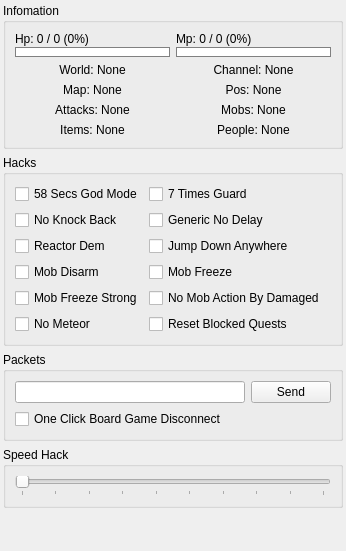
      <widget class="QWidget" name="tabHome">
       <attribute name="title">
        <string>Home</string>
       </attribute>
       <layout class="QGridLayout" name="gridLayout_10">
        <property name="margin">
         <number>3</number>
        </property>
        <item row="1" column="0" colspan="2">
         <widget class="QGroupBox" name="groupBox_5">
          <property name="title">
           <string>Hacks</string>
          </property>
          <layout class="QGridLayout" name="gridLayout_4">
           <item row="0" column="1" colspan="2">
            <widget class="QCheckBox" name="checkBoxFullGuard">
             <property name="text">
              <string>7 Times Guard</string>
             </property>
            </widget>
           </item>
           <item row="1" column="1">
            <widget class="QCheckBox" name="checkBoxGenericNoDelay">
             <property name="text">
              <string>Generic No Delay</string>
             </property>
            </widget>
           </item>
           <item row="1" column="0">
            <widget class="QCheckBox" name="checkBoxNoKnockBack">
             <property name="text">
              <string>No Knock Back</string>
             </property>
            </widget>
           </item>
           <item row="8" column="0">
            <widget class="QCheckBox" name="checkBoxMobFreezeStrong">
             <property name="text">
              <string>Mob Freeze Strong</string>
             </property>
            </widget>
           </item>
           <item row="11" column="0">
            <widget class="QCheckBox" name="checkBoxNoMeteor">
             <property name="text">
              <string>No Meteor</string>
             </property>
            </widget>
           </item>
           <item row="0" column="0">
            <widget class="QCheckBox" name="checkBoxFullGodMode">
             <property name="text">
              <string>58 Secs God Mode</string>
             </property>
            </widget>
           </item>
           <item row="2" column="0">
            <widget class="QCheckBox" name="checkBoxReactorDem">
             <property name="text">
              <string>Reactor Dem</string>
             </property>
            </widget>
           </item>
           <item row="2" column="1">
            <widget class="QCheckBox" name="checkBoxJumpDownAnywhere">
             <property name="text">
              <string>Jump Down Anywhere</string>
             </property>
            </widget>
           </item>
           <item row="3" column="1">
            <widget class="QCheckBox" name="checkBoxMobFreeze">
             <property name="text">
              <string>Mob Freeze</string>
             </property>
            </widget>
           </item>
           <item row="3" column="0">
            <widget class="QCheckBox" name="checkBoxMobDisarm">
             <property name="text">
              <string>Mob Disarm</string>
             </property>
            </widget>
           </item>
           <item row="8" column="1">
            <widget class="QCheckBox" name="checkBoxNoMobActionByDamaged">
             <property name="text">
              <string>No Mob Action By Damaged</string>
             </property>
            </widget>
           </item>
           <item row="11" column="1">
            <widget class="QCheckBox" name="checkBoxResetBlockedQuests">
             <property name="text">
              <string>Reset Blocked Quests</string>
             </property>
            </widget>
           </item>
          </layout>
         </widget>
        </item>
        <item row="4" column="0" colspan="2">
         <widget class="QGroupBox" name="groupBox_8">
          <property name="title">
           <string>Speed Hack</string>
          </property>
          <layout class="QGridLayout" name="gridLayout_3">
           <item row="0" column="0">
            <widget class="QSlider" name="horizontalSliderSpeedHack">
             <property name="minimum">
              <number>1</number>
             </property>
             <property name="maximum">
              <number>10</number>
             </property>
             <property name="orientation">
              <enum>Qt::Horizontal</enum>
             </property>
             <property name="tickPosition">
              <enum>QSlider::TicksBelow</enum>
             </property>
             <property name="tickInterval">
              <number>1</number>
             </property>
            </widget>
           </item>
          </layout>
         </widget>
        </item>
        <item row="0" column="0" colspan="2">
         <widget class="QGroupBox" name="groupBox_6">
          <property name="title">
           <string>Infomation</string>
          </property>
          <layout class="QGridLayout" name="gridLayout_5">
           <item row="8" column="0" rowspan="2">
            <widget class="QWidget" name="widget" native="true">
             <layout class="QGridLayout" name="gridLayout_7">
              <property name="margin">
               <number>0</number>
              </property>
              <item row="0" column="0">
               <widget class="QLabel" name="labelInfomationWorld">
                <property name="text">
                 <string>World: None</string>
                </property>
                <property name="alignment">
                 <set>Qt::AlignCenter</set>
                </property>
               </widget>
              </item>
              <item row="2" column="0">
               <widget class="QLabel" name="labelInfomationAttackCount">
                <property name="text">
                 <string>Attacks: None</string>
                </property>
                <property name="alignment">
                 <set>Qt::AlignCenter</set>
                </property>
               </widget>
              </item>
              <item row="1" column="0">
               <widget class="QLabel" name="labelInfomationMapId">
                <property name="text">
                 <string>Map: None</string>
                </property>
                <property name="alignment">
                 <set>Qt::AlignCenter</set>
                </property>
               </widget>
              </item>
              <item row="3" column="0">
               <widget class="QLabel" name="labelInfomationItemCount">
                <property name="text">
                 <string>Items: None</string>
                </property>
                <property name="alignment">
                 <set>Qt::AlignCenter</set>
                </property>
               </widget>
              </item>
             </layout>
            </widget>
           </item>
           <item row="8" column="1" rowspan="2">
            <widget class="QWidget" name="widget_2" native="true">
             <layout class="QGridLayout" name="gridLayout_9">
              <property name="margin">
               <number>0</number>
              </property>
              <item row="2" column="0">
               <widget class="QLabel" name="labelInfomationChannel">
                <property name="text">
                 <string>Channel: None</string>
                </property>
                <property name="alignment">
                 <set>Qt::AlignCenter</set>
                </property>
               </widget>
              </item>
              <item row="4" column="0">
               <widget class="QLabel" name="labelInfomationPosition">
                <property name="text">
                 <string>Pos: None</string>
                </property>
                <property name="alignment">
                 <set>Qt::AlignCenter</set>
                </property>
               </widget>
              </item>
              <item row="6" column="0">
               <widget class="QLabel" name="labelInfomationPeopleCount">
                <property name="text">
                 <string>People: None</string>
                </property>
                <property name="alignment">
                 <set>Qt::AlignCenter</set>
                </property>
               </widget>
              </item>
              <item row="5" column="0">
               <widget class="QLabel" name="labelInfomationMobCount">
                <property name="text">
                 <string>Mobs: None</string>
                </property>
                <property name="alignment">
                 <set>Qt::AlignCenter</set>
                </property>
               </widget>
              </item>
             </layout>
            </widget>
           </item>
           <item row="1" column="0">
            <widget class="QProgressBar" name="progressBarInfomationHp">
             <property name="minimumSize">
              <size>
               <width>0</width>
               <height>25</height>
              </size>
             </property>
             <property name="maximumSize">
              <size>
               <width>16777215</width>
               <height>25</height>
              </size>
             </property>
             <property name="styleSheet">
              <string notr="true">QProgressBar
{
border:1px solid gray;
margin-top:15px;
}

QProgressBar::chunk
{
background:red;
margin:1px;
}</string>
             </property>
             <property name="value">
              <number>0</number>
             </property>
             <property name="format">
              <string>Hp: 0 / 0 (%p%)</string>
             </property>
            </widget>
           </item>
           <item row="1" column="1">
            <widget class="QProgressBar" name="progressBarInfomationMp">
             <property name="minimumSize">
              <size>
               <width>0</width>
               <height>25</height>
              </size>
             </property>
             <property name="maximumSize">
              <size>
               <width>16777215</width>
               <height>25</height>
              </size>
             </property>
             <property name="styleSheet">
              <string notr="true">QProgressBar
{
border:1px solid gray;
margin-top:15px;
}

QProgressBar::chunk
{
background:blue;
margin:1px;
}</string>
             </property>
             <property name="value">
              <number>0</number>
             </property>
             <property name="format">
              <string>Mp: 0 / 0 (%p%)</string>
             </property>
            </widget>
           </item>
          </layout>
         </widget>
        </item>
        <item row="5" column="0" colspan="2">
         <spacer name="verticalSpacer_3">
          <property name="orientation">
           <enum>Qt::Vertical</enum>
          </property>
          <property name="sizeHint" stdset="0">
           <size>
            <width>20</width>
            <height>40</height>
           </size>
          </property>
         </spacer>
        </item>
        <item row="2" column="0" rowspan="2" colspan="2">
         <widget class="QGroupBox" name="groupBox_12">
          <property name="title">
           <string>Packets</string>
          </property>
          <layout class="QGridLayout" name="gridLayout_16">
           <item row="0" column="1">
            <widget class="QPushButton" name="pushButtonSendPacket">
             <property name="text">
              <string>Send</string>
             </property>
            </widget>
           </item>
           <item row="0" column="0">
            <widget class="QLineEdit" name="lineEditSendPacket"/>
           </item>
           <item row="1" column="0" colspan="2">
            <widget class="QCheckBox" name="checkBoxOneClickBoardGameDisconnect">
             <property name="text">
              <string>One Click Board Game Disconnect</string>
             </property>
            </widget>
           </item>
          </layout>
         </widget>
        </item>
       </layout>
      </widget>
